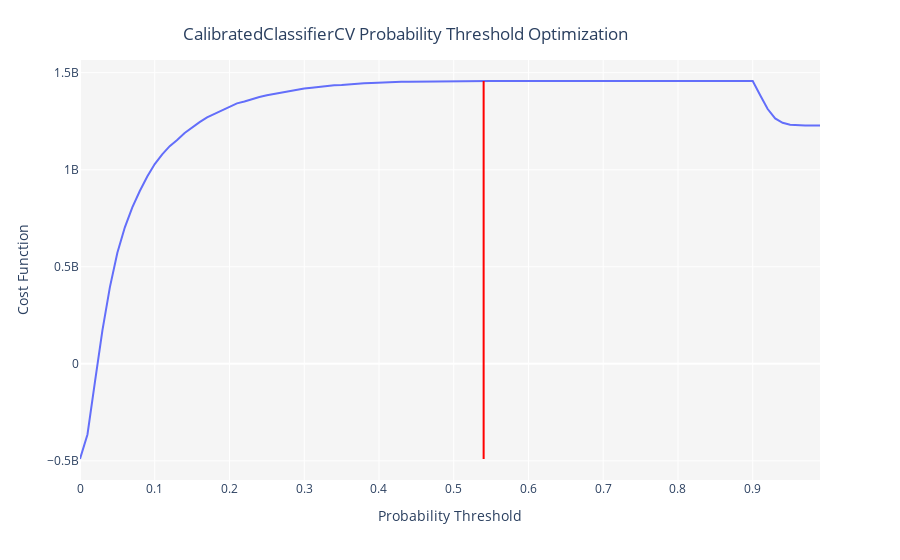

This figure's notebook cell:
### Markdown cell above
### Extra Trees had marked increases and some decreases
#### Improved:     Accuracy AUC Precision F1   Kappa    
#### Declined: Recall 
                     Accur   AUC	    Recall	Prec.	F1	    Kappa	MCC
    Untuned:  Mean	0.9284	0.9827	0.9504	0.9120	0.9308	0.8568
    Tuned:    Mean	0.9549	0.9832	0.9142	0.9965	0.9535	0.9099

### Code cell
#optimize threshold for trained model
optimize_threshold(calibrated_et, true_negative = 100000, false_negative = -50000, true_positive = 50000, false_positive = -100000)
